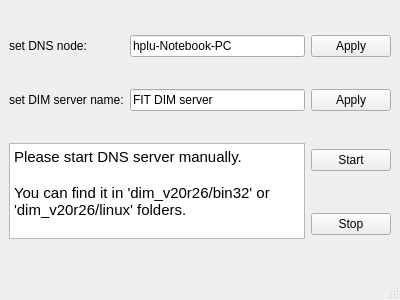
<?xml version="1.0" encoding="UTF-8"?>
<ui version="4.0">
 <class>MainWindow</class>
 <widget class="QMainWindow" name="MainWindow">
  <property name="geometry">
   <rect>
    <x>0</x>
    <y>0</y>
    <width>400</width>
    <height>300</height>
   </rect>
  </property>
  <property name="sizePolicy">
   <sizepolicy hsizetype="Fixed" vsizetype="Fixed">
    <horstretch>0</horstretch>
    <verstretch>0</verstretch>
   </sizepolicy>
  </property>
  <property name="windowTitle">
   <string>MainWindow</string>
  </property>
  <widget class="QWidget" name="centralwidget">
   <layout class="QGridLayout" name="gridLayout_2">
    <item row="0" column="0" rowspan="2">
     <layout class="QGridLayout" name="gridLayout">
      <item row="0" column="2">
       <widget class="QPushButton" name="setDnsButton">
        <property name="text">
         <string>Apply</string>
        </property>
        <property name="checkable">
         <bool>true</bool>
        </property>
        <property name="autoDefault">
         <bool>false</bool>
        </property>
        <property name="flat">
         <bool>false</bool>
        </property>
       </widget>
      </item>
      <item row="1" column="2">
       <widget class="QPushButton" name="setNameButton">
        <property name="text">
         <string>Apply</string>
        </property>
        <property name="checkable">
         <bool>true</bool>
        </property>
       </widget>
      </item>
      <item row="3" column="2">
       <widget class="QPushButton" name="stoButton">
        <property name="text">
         <string>Stop</string>
        </property>
       </widget>
      </item>
      <item row="0" column="1">
       <widget class="QLineEdit" name="lineEdit">
        <property name="text">
         <string>hplu-Notebook-PC</string>
        </property>
       </widget>
      </item>
      <item row="2" column="2">
       <widget class="QPushButton" name="startbutton">
        <property name="text">
         <string>Start</string>
        </property>
       </widget>
      </item>
      <item row="1" column="0">
       <widget class="QLabel" name="label_2">
        <property name="text">
         <string>set DIM server name:</string>
        </property>
       </widget>
      </item>
      <item row="0" column="0">
       <widget class="QLabel" name="label">
        <property name="text">
         <string>set DNS node:</string>
        </property>
       </widget>
      </item>
      <item row="1" column="1">
       <widget class="QLineEdit" name="lineEdit_2">
        <property name="text">
         <string>FIT DIM server</string>
        </property>
       </widget>
      </item>
      <item row="2" column="0" rowspan="2" colspan="2">
       <widget class="QTextEdit" name="textEdit">
        <property name="html">
         <string>&lt;!DOCTYPE HTML PUBLIC &quot;-//W3C//DTD HTML 4.0//EN&quot; &quot;http://www.w3.org/TR/REC-html40/strict.dtd&quot;&gt;
&lt;html&gt;&lt;head&gt;&lt;meta name=&quot;qrichtext&quot; content=&quot;1&quot; /&gt;&lt;style type=&quot;text/css&quot;&gt;
p, li { white-space: pre-wrap; }
&lt;/style&gt;&lt;/head&gt;&lt;body style=&quot; font-family:'Ubuntu'; font-size:11pt; font-weight:400; font-style:normal;&quot;&gt;
&lt;p style=&quot; margin-top:0px; margin-bottom:0px; margin-left:0px; margin-right:0px; -qt-block-indent:0; text-indent:0px;&quot;&gt;&lt;span style=&quot; font-family:'Ubuntu';&quot;&gt;Please start DNS server manually.&lt;/span&gt;&lt;/p&gt;
&lt;p style=&quot;-qt-paragraph-type:empty; margin-top:0px; margin-bottom:0px; margin-left:0px; margin-right:0px; -qt-block-indent:0; text-indent:0px; font-family:'Ubuntu';&quot;&gt;&lt;br /&gt;&lt;/p&gt;
&lt;p style=&quot; margin-top:0px; margin-bottom:0px; margin-left:0px; margin-right:0px; -qt-block-indent:0; text-indent:0px;&quot;&gt;&lt;span style=&quot; font-family:'Ubuntu';&quot;&gt;You can find it in 'dim_v20r26/bin32' or 'dim_v20r26/linux' folders.&lt;/span&gt;&lt;/p&gt;&lt;/body&gt;&lt;/html&gt;</string>
        </property>
       </widget>
      </item>
     </layout>
    </item>
   </layout>
  </widget>
  <widget class="QMenuBar" name="menubar">
   <property name="geometry">
    <rect>
     <x>0</x>
     <y>0</y>
     <width>400</width>
     <height>22</height>
    </rect>
   </property>
  </widget>
  <widget class="QStatusBar" name="statusbar"/>
 </widget>
 <resources/>
 <connections/>
</ui>
